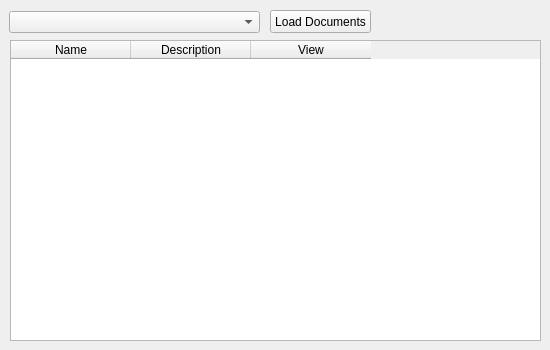
      <widget class="QWidget" name="new_doc_tab">
       <attribute name="title">
        <string>New Document</string>
       </attribute>
       <widget class="QComboBox" name="decision_num_cbox">
        <property name="geometry">
         <rect>
          <x>9</x>
          <y>11</y>
          <width>251</width>
          <height>22</height>
         </rect>
        </property>
       </widget>
       <widget class="QPushButton" name="load_new_docs_button">
        <property name="geometry">
         <rect>
          <x>270</x>
          <y>10</y>
          <width>101</width>
          <height>23</height>
         </rect>
        </property>
        <property name="text">
         <string>Load Documents</string>
        </property>
       </widget>
       <widget class="QTableWidget" name="new_doc_twidget">
        <property name="geometry">
         <rect>
          <x>10</x>
          <y>40</y>
          <width>531</width>
          <height>301</height>
         </rect>
        </property>
        <property name="editTriggers">
         <set>QAbstractItemView::DoubleClicked</set>
        </property>
        <attribute name="horizontalHeaderCascadingSectionResizes">
         <bool>false</bool>
        </attribute>
        <attribute name="horizontalHeaderDefaultSectionSize">
         <number>120</number>
        </attribute>
        <attribute name="horizontalHeaderHighlightSections">
         <bool>false</bool>
        </attribute>
        <attribute name="verticalHeaderCascadingSectionResizes">
         <bool>false</bool>
        </attribute>
        <column>
         <property name="text">
          <string>Name</string>
         </property>
        </column>
        <column>
         <property name="text">
          <string>Description</string>
         </property>
        </column>
        <column>
         <property name="text">
          <string>View</string>
         </property>
        </column>
       </widget>
      </widget>
